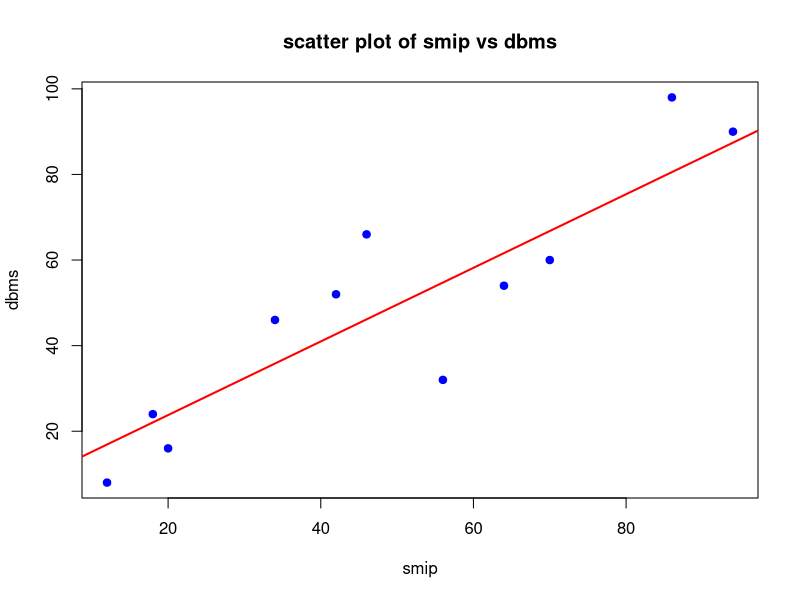

Here is the R script that generated this plot:
# Scores of 10 students
smip_scores <- c(70, 46, 94, 34, 20, 86, 18, 12, 56, 64, 42)
dbms_scores <- c(60, 66, 90, 46, 16, 98, 24, 8, 32, 54, 52)

# Spearman Rank Correlation Test
result <- cor.test(smip_scores, dbms_scores, method = "spearman")

# Print results
cat("Spearman Rank Correlation Coefficient:", round(result$estimate, 4), "\n")
cat("P-value:", round(result$p.value, 4), "\n")


#optional plot
data <- data.frame(smip_scores, dbms_scores)

plot(smip_scores, dbms_scores,
     main = "scatter plot of smip vs dbms",
     xlab = "smip",
     ylab = "dbms",
     pch = 19, col = "blue")

abline(lm(smip_scores ~ dbms_scores, data = data), col = "red", lwd = 2)
